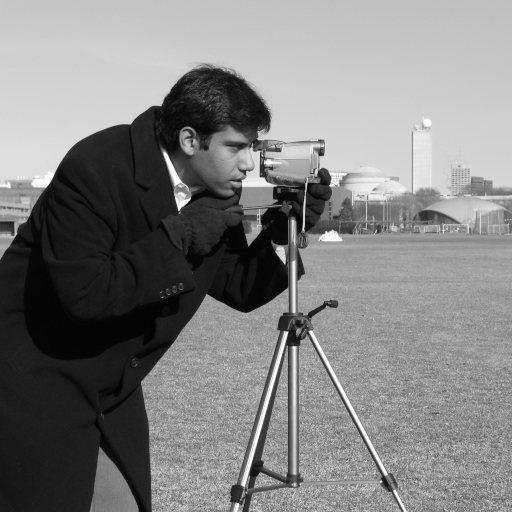
#> input picture skimage.data.camera(), 512 x 512 px
$ jupyter execute plot_ssim.ipynb   (shell and % lines are left out)   (older library calls are emulated)
#> lines starting #> are read from the running program, lines starting #| are printed output that depends on the picture
# Structural similarity index

When comparing images, the mean squared error (MSE)--while simple to
implement--is not highly indicative of perceived similarity.  Structural
similarity aims to address this shortcoming by taking texture into account
[1]_, [2]_.

The example shows two modifications of the input image, each with the same MSE,
but with very different mean structural similarity indices.

.. [1] Zhou Wang; Bovik, A.C.; ,"Mean squared error: Love it or leave it? A new
       look at Signal Fidelity Measures," Signal Processing Magazine, IEEE,
       vol. 26, no. 1, pp. 98-117, Jan. 2009.

.. [2] Z. Wang, A. C. Bovik, H. R. Sheikh and E. P. Simoncelli, "Image quality
       assessment: From error visibility to structural similarity," IEEE
       Transactions on Image Processing, vol. 13, no. 4, pp. 600-612,
       Apr. 2004.

[cell 1]
import numpy as np
import matplotlib.pyplot as plt
import warnings
from skimage import data, img_as_float
from skimage.measure import compare_ssim as ssim
warnings.filterwarnings('ignore')


img = img_as_float(data.camera())
rows, cols = img.shape
#> rows = 512; cols = 512

noise = np.ones_like(img) * 0.2 * (img.max() - img.min())
#> noise: shape (512, 512) float64; every value is 0.2
noise[np.random.random(size=noise.shape) > 0.5] *= -1
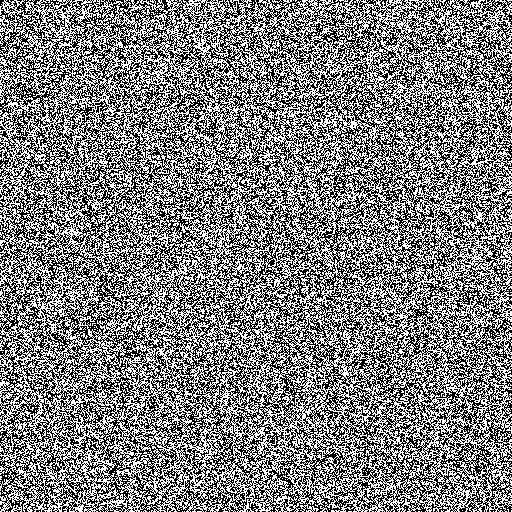
#> noise: shape (512, 512) float64; values -0.2 (black) and 0.2 (white), 49.9% white in thin lines or dots

def mse(x, y):
    return np.linalg.norm(x - y)

img_noise = img + noise
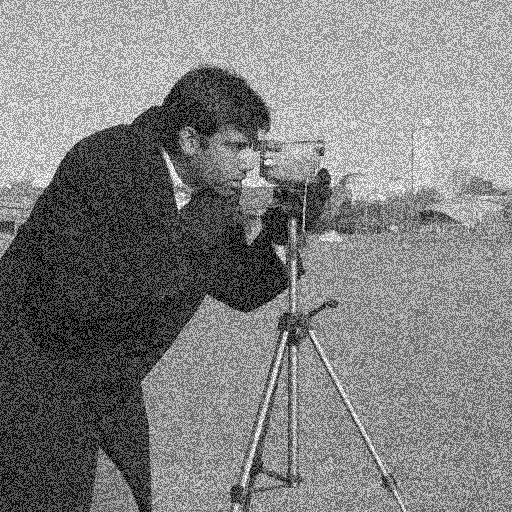
#> img_noise: shape (512, 512) float64; min -0.2, max 1.2, mean 0.506; drawn with min black and max white
img_const = img + abs(noise)

fig, axes = plt.subplots(nrows=1, ncols=3, figsize=(10, 4),
                         sharex=True, sharey=True,
                         )
ax = axes.ravel()

mse_none = mse(img, img)
#> mse_none = 0
ssim_none = ssim(img, img, data_range=img.max() - img.min())
#> ssim_none = 1

mse_noise = mse(img, img_noise)
#> mse_noise = 102.4
ssim_noise = ssim(img, img_noise,
                  data_range=img_noise.max() - img_noise.min())
#> ssim_noise = 0.146

mse_const = mse(img, img_const)
#> mse_const = 102.4
ssim_const = ssim(img, img_const,
                  data_range=img_const.max() - img_const.min())
#> ssim_const = 0.849

label = 'MSE: {:.2f}, SSIM: {:.2f}'

ax[0].imshow(img, cmap=plt.cm.gray, vmin=0, vmax=1)
ax[0].set_xlabel(label.format(mse_none, ssim_none))
ax[0].set_title('Original image')

ax[1].imshow(img_noise, cmap=plt.cm.gray, vmin=0, vmax=1)
ax[1].set_xlabel(label.format(mse_noise, ssim_noise))
ax[1].set_title('Image with noise')

ax[2].imshow(img_const, cmap=plt.cm.gray, vmin=0, vmax=1)
ax[2].set_xlabel(label.format(mse_const, ssim_const))
ax[2].set_title('Image plus constant')

plt.tight_layout()
plt.show()
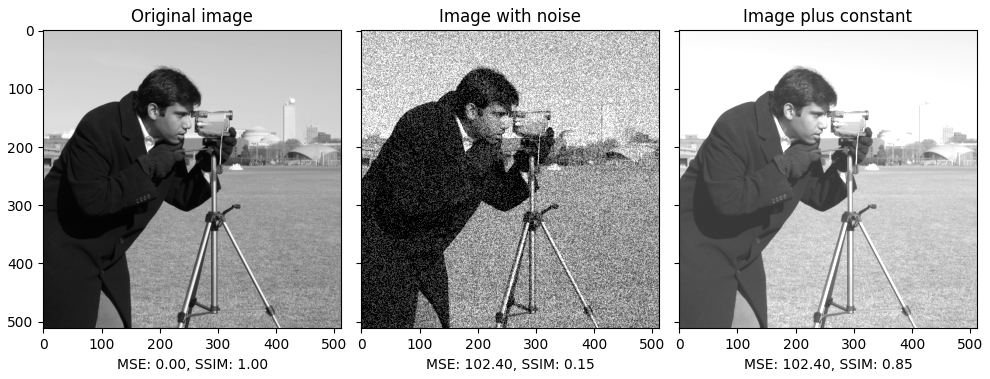
#> figure drawn by matplotlib, 3 panels

[cell 2]
plt.figure(figsize=(12,9))
plt.imshow(img)

[cell 3]
import cv2
pr = cv2.imread("profile1.jpg")
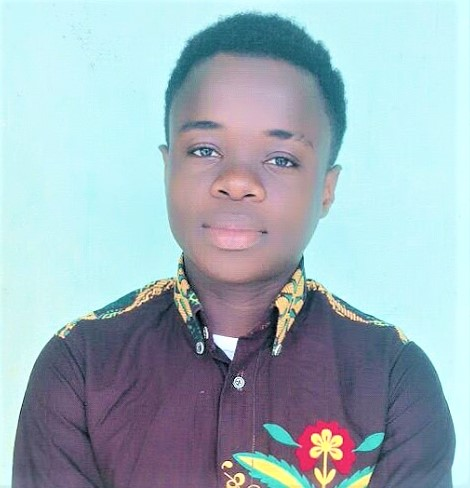
#> input picture profile1.jpg, 470 x 488 px
#> pr is the input picture: shape (488, 470, 3); mean B, G, R 187.6, 178.4, 158.5
pr2 =cv2.imread("profile1.jpg")

[cell 4]
mse(pr,pr2)
#> Out = 0

[cell 5]
sd = img_as_float(pr2)
sd.shape
#> Out = (488, 470, 3)

[cell 6]
img_noise.shape
#> Out = (512, 512)

[cell 7]
img.shape
#> Out = (512, 512)
